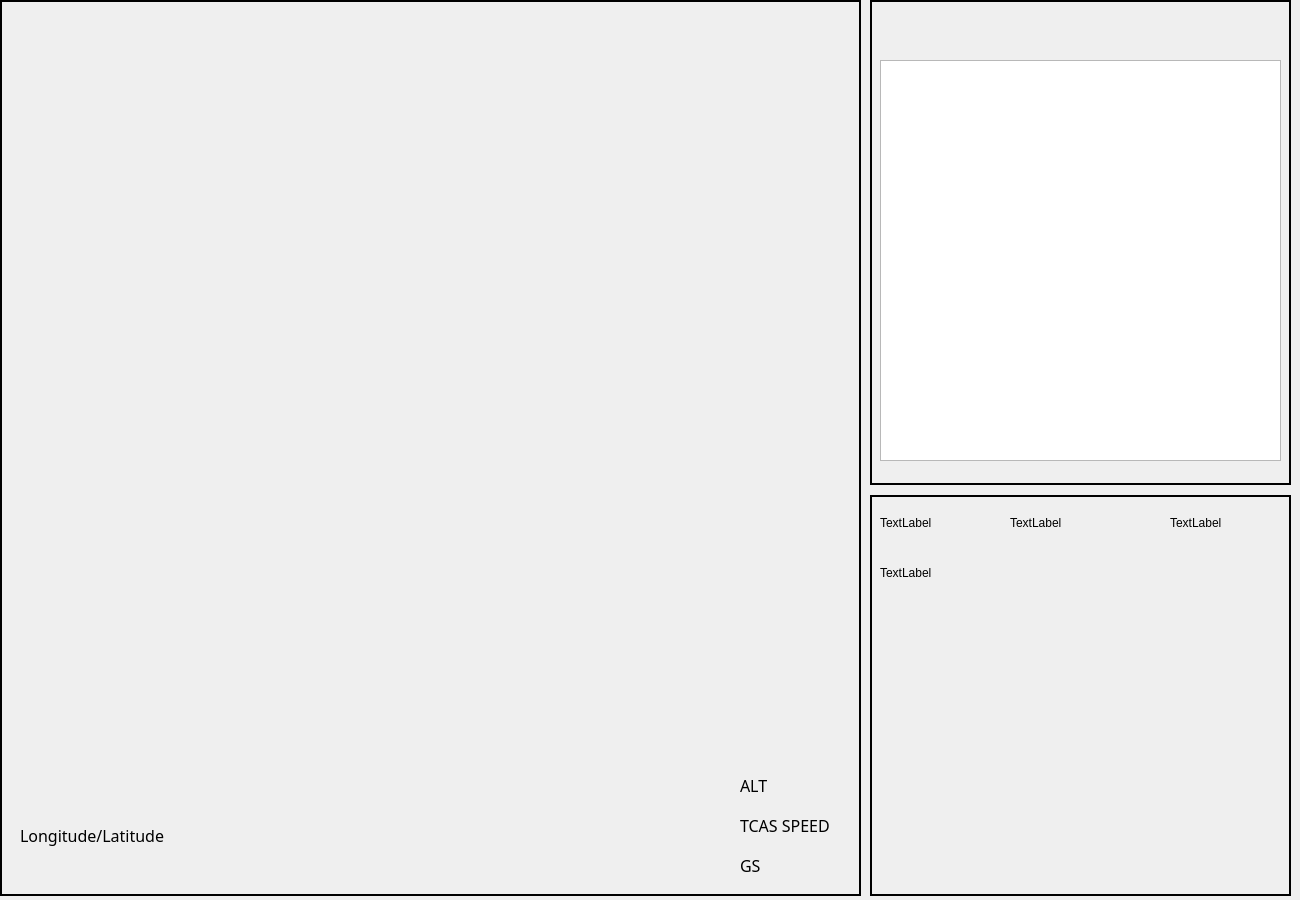
<?xml version="1.0" encoding="UTF-8"?>
<ui version="4.0">
 <class>Form</class>
 <widget class="QWidget" name="Form">
  <property name="geometry">
   <rect>
    <x>0</x>
    <y>0</y>
    <width>1300</width>
    <height>900</height>
   </rect>
  </property>
  <property name="minimumSize">
   <size>
    <width>1300</width>
    <height>900</height>
   </size>
  </property>
  <property name="maximumSize">
   <size>
    <width>1300</width>
    <height>900</height>
   </size>
  </property>
  <property name="windowTitle">
   <string>Form</string>
  </property>
  <widget class="QFrame" name="frame">
   <property name="geometry">
    <rect>
     <x>0</x>
     <y>0</y>
     <width>861</width>
     <height>896</height>
    </rect>
   </property>
   <property name="frameShape">
    <enum>QFrame::Box</enum>
   </property>
   <property name="frameShadow">
    <enum>QFrame::Plain</enum>
   </property>
   <property name="lineWidth">
    <number>2</number>
   </property>
   <widget class="QLabel" name="label_4">
    <property name="geometry">
     <rect>
      <x>740</x>
      <y>760</y>
      <width>131</width>
      <height>51</height>
     </rect>
    </property>
    <property name="font">
     <font>
      <family>宋体</family>
      <pointsize>12</pointsize>
     </font>
    </property>
    <property name="text">
     <string>ALT</string>
    </property>
   </widget>
   <widget class="QLabel" name="label_6">
    <property name="geometry">
     <rect>
      <x>740</x>
      <y>800</y>
      <width>131</width>
      <height>51</height>
     </rect>
    </property>
    <property name="font">
     <font>
      <family>宋体</family>
      <pointsize>12</pointsize>
     </font>
    </property>
    <property name="frameShadow">
     <enum>QFrame::Plain</enum>
    </property>
    <property name="text">
     <string>TCAS SPEED</string>
    </property>
   </widget>
   <widget class="QLabel" name="label_7">
    <property name="geometry">
     <rect>
      <x>740</x>
      <y>840</y>
      <width>131</width>
      <height>51</height>
     </rect>
    </property>
    <property name="font">
     <font>
      <family>宋体</family>
      <pointsize>12</pointsize>
     </font>
    </property>
    <property name="frameShadow">
     <enum>QFrame::Plain</enum>
    </property>
    <property name="text">
     <string>GS</string>
    </property>
   </widget>
   <widget class="QLabel" name="label_8">
    <property name="geometry">
     <rect>
      <x>20</x>
      <y>810</y>
      <width>161</width>
      <height>51</height>
     </rect>
    </property>
    <property name="font">
     <font>
      <family>宋体</family>
      <pointsize>12</pointsize>
     </font>
    </property>
    <property name="frameShadow">
     <enum>QFrame::Plain</enum>
    </property>
    <property name="text">
     <string>Longitude/Latitude </string>
    </property>
   </widget>
   <widget class="QLabel" name="label">
    <property name="geometry">
     <rect>
      <x>740</x>
      <y>80</y>
      <width>100</width>
      <height>671</height>
     </rect>
    </property>
    <property name="text">
     <string/>
    </property>
    <property name="textFormat">
     <enum>Qt::PlainText</enum>
    </property>
    <property name="pixmap">
     <pixmap>pic/alt.png</pixmap>
    </property>
    <property name="scaledContents">
     <bool>true</bool>
    </property>
   </widget>
   <widget class="QLabel" name="label_2">
    <property name="geometry">
     <rect>
      <x>750</x>
      <y>420</y>
      <width>21</width>
      <height>321</height>
     </rect>
    </property>
    <property name="text">
     <string/>
    </property>
    <property name="pixmap">
     <pixmap>pic/编组 6.png</pixmap>
    </property>
    <property name="scaledContents">
     <bool>true</bool>
    </property>
   </widget>
   <widget class="QLabel" name="label_3">
    <property name="geometry">
     <rect>
      <x>120</x>
      <y>130</y>
      <width>600</width>
      <height>600</height>
     </rect>
    </property>
    <property name="text">
     <string/>
    </property>
    <property name="pixmap">
     <pixmap>pic/1.png</pixmap>
    </property>
    <property name="scaledContents">
     <bool>true</bool>
    </property>
   </widget>
   <widget class="QLabel" name="label_11">
    <property name="geometry">
     <rect>
      <x>10</x>
      <y>80</y>
      <width>100</width>
      <height>671</height>
     </rect>
    </property>
    <property name="text">
     <string/>
    </property>
    <property name="pixmap">
     <pixmap>pic/编组 7.png</pixmap>
    </property>
    <property name="scaledContents">
     <bool>true</bool>
    </property>
   </widget>
   <widget class="QLabel" name="label_9">
    <property name="geometry">
     <rect>
      <x>20</x>
      <y>530</y>
      <width>21</width>
      <height>211</height>
     </rect>
    </property>
    <property name="text">
     <string/>
    </property>
    <property name="pixmap">
     <pixmap>pic/编组 6.png</pixmap>
    </property>
    <property name="scaledContents">
     <bool>true</bool>
    </property>
   </widget>
   <widget class="QLabel" name="label_10">
    <property name="geometry">
     <rect>
      <x>385</x>
      <y>50</y>
      <width>72</width>
      <height>681</height>
     </rect>
    </property>
    <property name="text">
     <string/>
    </property>
    <property name="pixmap">
     <pixmap>pic/其他.png</pixmap>
    </property>
    <property name="scaledContents">
     <bool>true</bool>
    </property>
   </widget>
  </widget>
  <widget class="QFrame" name="frame_2">
   <property name="geometry">
    <rect>
     <x>870</x>
     <y>0</y>
     <width>421</width>
     <height>485</height>
    </rect>
   </property>
   <property name="frameShape">
    <enum>QFrame::Box</enum>
   </property>
   <property name="frameShadow">
    <enum>QFrame::Plain</enum>
   </property>
   <property name="lineWidth">
    <number>2</number>
   </property>
   <widget class="QTextBrowser" name="textBrowser">
    <property name="geometry">
     <rect>
      <x>10</x>
      <y>60</y>
      <width>401</width>
      <height>401</height>
     </rect>
    </property>
   </widget>
   <widget class="QLabel" name="label_5">
    <property name="geometry">
     <rect>
      <x>10</x>
      <y>10</y>
      <width>141</width>
      <height>41</height>
     </rect>
    </property>
    <property name="text">
     <string/>
    </property>
    <property name="textFormat">
     <enum>Qt::AutoText</enum>
    </property>
    <property name="pixmap">
     <pixmap>pic/7.png</pixmap>
    </property>
   </widget>
  </widget>
  <widget class="QFrame" name="frame_3">
   <property name="geometry">
    <rect>
     <x>870</x>
     <y>495</y>
     <width>421</width>
     <height>401</height>
    </rect>
   </property>
   <property name="frameShape">
    <enum>QFrame::Box</enum>
   </property>
   <property name="frameShadow">
    <enum>QFrame::Plain</enum>
   </property>
   <property name="lineWidth">
    <number>2</number>
   </property>
   <widget class="QLabel" name="label_12">
    <property name="geometry">
     <rect>
      <x>10</x>
      <y>20</y>
      <width>72</width>
      <height>15</height>
     </rect>
    </property>
    <property name="text">
     <string>TextLabel</string>
    </property>
   </widget>
   <widget class="QLabel" name="label_13">
    <property name="geometry">
     <rect>
      <x>140</x>
      <y>20</y>
      <width>72</width>
      <height>15</height>
     </rect>
    </property>
    <property name="text">
     <string>TextLabel</string>
    </property>
   </widget>
   <widget class="QLabel" name="label_14">
    <property name="geometry">
     <rect>
      <x>300</x>
      <y>20</y>
      <width>72</width>
      <height>15</height>
     </rect>
    </property>
    <property name="text">
     <string>TextLabel</string>
    </property>
   </widget>
   <widget class="QLabel" name="label_16">
    <property name="geometry">
     <rect>
      <x>190</x>
      <y>240</y>
      <width>41</width>
      <height>20</height>
     </rect>
    </property>
    <property name="text">
     <string/>
    </property>
    <property name="pixmap">
     <pixmap>pic/编组 11.png</pixmap>
    </property>
    <property name="scaledContents">
     <bool>true</bool>
    </property>
   </widget>
   <widget class="QLabel" name="label_17">
    <property name="geometry">
     <rect>
      <x>190</x>
      <y>130</y>
      <width>41</width>
      <height>21</height>
     </rect>
    </property>
    <property name="text">
     <string/>
    </property>
    <property name="pixmap">
     <pixmap>pic/编组 12.png</pixmap>
    </property>
    <property name="scaledContents">
     <bool>true</bool>
    </property>
   </widget>
   <widget class="QLabel" name="label_18">
    <property name="geometry">
     <rect>
      <x>10</x>
      <y>70</y>
      <width>72</width>
      <height>15</height>
     </rect>
    </property>
    <property name="text">
     <string>TextLabel</string>
    </property>
   </widget>
   <widget class="QLabel" name="label_19">
    <property name="geometry">
     <rect>
      <x>20</x>
      <y>110</y>
      <width>31</width>
      <height>81</height>
     </rect>
    </property>
    <property name="text">
     <string/>
    </property>
    <property name="pixmap">
     <pixmap>pic/lingxing1.png</pixmap>
    </property>
    <property name="scaledContents">
     <bool>true</bool>
    </property>
   </widget>
   <widget class="QLabel" name="label_20">
    <property name="geometry">
     <rect>
      <x>20</x>
      <y>210</y>
      <width>31</width>
      <height>81</height>
     </rect>
    </property>
    <property name="text">
     <string/>
    </property>
    <property name="pixmap">
     <pixmap>pic/lingxing1.png</pixmap>
    </property>
    <property name="scaledContents">
     <bool>true</bool>
    </property>
   </widget>
   <widget class="QLabel" name="label_21">
    <property name="geometry">
     <rect>
      <x>20</x>
      <y>310</y>
      <width>31</width>
      <height>81</height>
     </rect>
    </property>
    <property name="text">
     <string/>
    </property>
    <property name="pixmap">
     <pixmap>pic/lingxing1.png</pixmap>
    </property>
    <property name="scaledContents">
     <bool>true</bool>
    </property>
   </widget>
   <widget class="QLabel" name="label_22">
    <property name="geometry">
     <rect>
      <x>190</x>
      <y>350</y>
      <width>41</width>
      <height>21</height>
     </rect>
    </property>
    <property name="text">
     <string/>
    </property>
    <property name="pixmap">
     <pixmap>pic/编组 12.png</pixmap>
    </property>
    <property name="scaledContents">
     <bool>true</bool>
    </property>
   </widget>
   <widget class="QLabel" name="label_15">
    <property name="geometry">
     <rect>
      <x>340</x>
      <y>60</y>
      <width>41</width>
      <height>41</height>
     </rect>
    </property>
    <property name="text">
     <string/>
    </property>
    <property name="pixmap">
     <pixmap>pic/编组 4.png</pixmap>
    </property>
    <property name="scaledContents">
     <bool>true</bool>
    </property>
   </widget>
   <widget class="QLabel" name="label_23">
    <property name="geometry">
     <rect>
      <x>340</x>
      <y>330</y>
      <width>41</width>
      <height>31</height>
     </rect>
    </property>
    <property name="text">
     <string/>
    </property>
    <property name="pixmap">
     <pixmap>pic/编组 5.png</pixmap>
    </property>
    <property name="scaledContents">
     <bool>true</bool>
    </property>
   </widget>
  </widget>
 </widget>
 <resources/>
 <connections/>
</ui>
